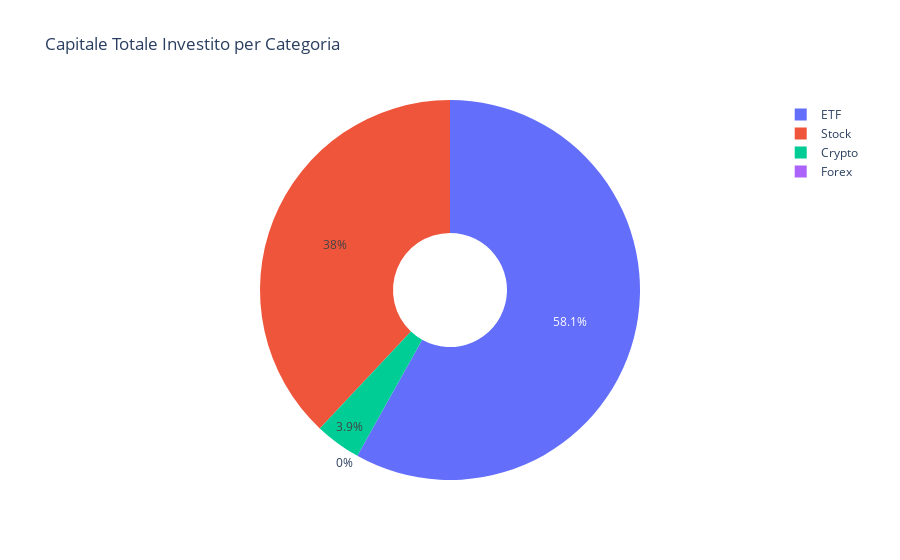
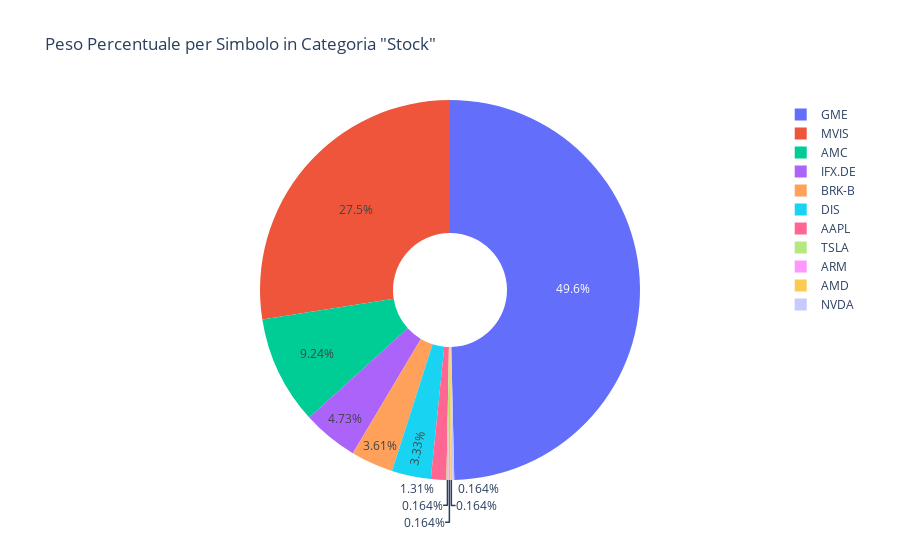
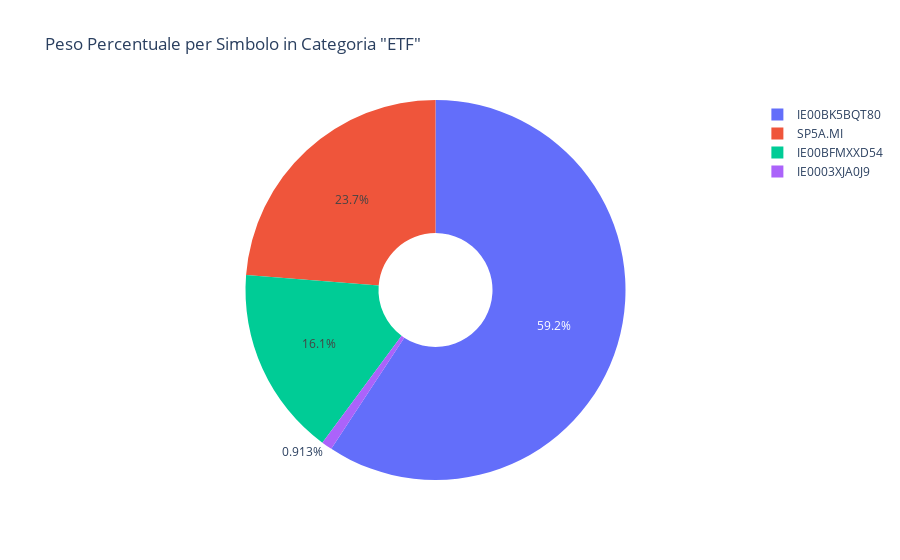
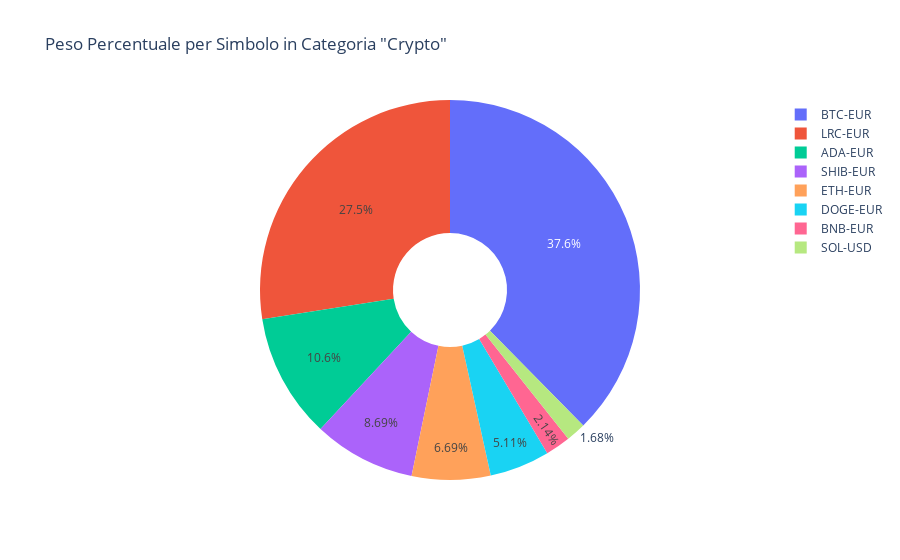

Notebook source saved alongside these figures, in order:
### Markdown cell above
User Input Data
===============

### Code cell
from datetime import datetime as dtm
pd.set_option('display.float_format', '{:.4f}'.format)
### Percentuale di peso sul portafoglio
### Ribilanciare in automatico (in una altra sezione!)
if isinstance(stock_under_test, pd.DataFrame):
    stock_data_dca_values = {}
    end_date_dca = f"{year}-{month}-{day}"
    ### Capitale Investito per ogni ETF/Stock/Crypto
    invested_capital_usd_dict = {}
    invested_capital_eur_dict = {}
    invested_capital_eur_dict_today = {}
    shares_dict = {}
    shares_cost_dict = {}
    shares_value_dict = {}
    gain_shares_absolute_value_dict = {}
    gain_shares_percentage_dict = {}
    capital_by_category = {category: 0.0 for category in stock_under_test["Category"].unique()}
    capital_by_category_today = {category: 0.0 for category in stock_under_test["Category"].unique()}
    weight_by_symbol = {}
    weight_by_symbol_today = {}
    total_gain = 0.0
    #############################
    # USDEUR DailyRate Change
    forex_data = stock_data_object["USDEUR=X"].history(period="1d")
    latest_rate = forex_data["Close"].iloc[-1]
    #############################    
    for symbol in stock_under_test["Symbol"]:
        if symbol != "USDEUR=X":
            category = stock_under_test.loc[stock_under_test["Symbol"] == symbol, "Category"].iloc[0]
            shares = stock_under_test.loc[stock_under_test["Symbol"] == symbol, "Shares"].iloc[0]
            invested_capital_usd = stock_under_test.loc[stock_under_test["Symbol"] == symbol, "Invested (USD)"].iloc[0]
            invested_capital_eur = stock_under_test.loc[stock_under_test["Symbol"] == symbol, "Invested (EUR)"].iloc[0]
            invested_capital_usd_dict[symbol] = invested_capital_usd
            shares_dict[symbol] = shares
            shares_info = stock_data_object[symbol].history(period="1d")
            if invested_capital_usd_dict[symbol] > 0.0:
                shares_value_dict[symbol] = shares_info["Close"].iloc[-1] * latest_rate 
            elif symbol == "IE00BK5BQT80" or symbol == "IE00BFMXXD54":
                shares_value_dict[symbol] = shares_info["Close"].iloc[-1] * latest_rate 
            else:
                shares_value_dict[symbol] = shares_info["Close"].iloc[-1]
            invested_capital_eur_dict[symbol] = (invested_capital_usd_dict[symbol] * latest_rate + invested_capital_eur ) if invested_capital_usd_dict[symbol] > 0.0 else (invested_capital_eur)
            invested_capital_eur_dict_today[symbol] = (shares * shares_value_dict[symbol] ) 
            shares_cost_dict[symbol] = invested_capital_eur_dict[symbol]/shares_dict[symbol] if shares_dict[symbol] > 0.0 else 0.0
            gain_shares_absolute_value_dict[symbol] = (shares_value_dict[symbol]*shares_dict[symbol]) - invested_capital_eur_dict[symbol]
            gain_shares_percentage_dict[symbol] = (gain_shares_absolute_value_dict[symbol]/invested_capital_eur_dict[symbol])*100
            total_gain += gain_shares_absolute_value_dict[symbol]
            if category not in capital_by_category:
                capital_by_category[category] = 0.0
            capital_by_category[category] += invested_capital_eur_dict[symbol]
            weight_by_symbol[symbol] = {"invested": invested_capital_eur_dict[symbol], "category": category}
            ####### STOCK DATA based on Last Purchase Date ######    
            stock_data_dca_values[symbol] = stock_utils.get_stock_with_date_index_data(stock_data_object[symbol], category, stock_under_test.loc[stock_under_test["Symbol"] == symbol,"Last Purchase (YY-MM-DD)"].iloc[0], end_date_dca, ma_period=200)
            #####################################################
    invested_capital_usd = stock_under_test["Total Invested (USD)"].iloc[0]
    invested_capital_eur = stock_under_test["Total Invested (EUR)"].iloc[0]
    invested_capital_eur += (invested_capital_usd*latest_rate) 
    #Bisogna avere invested_capital diviso per ogni stock/ETF per poter procedere con il get_info_investment
    df_invested_capital = pd.DataFrame({
    'Symbol': list(invested_capital_eur_dict.keys()),
    'Invested Capital (EUR)': list(invested_capital_eur_dict.values()),
    'Shares': list(shares_dict.values()),
    'Share Value (EUR)': list(shares_value_dict.values()),
    'Share Cost (EUR)': list(shares_cost_dict.values()),
    'Gain (EUR)': list(gain_shares_absolute_value_dict.values()),
    'Gain %': list(gain_shares_percentage_dict.values()),
    })
    # Stampa il DataFrame
    #show_table(df_invested_capital)
    print(df_invested_capital.to_string(index=False))
    invested_capital_invested = float(invested_capital_eur)
    print(f"\n invested_capital EUR : {invested_capital_invested}")
    print(f"\n Total Return (EUR): {float(total_gain)}")
    print(f"\n Total Return %: {float(total_gain/invested_capital_invested)*100}")
    
    # Calcolo delle percentuali di peso per simbolo
    for symbol, data in weight_by_symbol.items():
        category_total = capital_by_category[data["category"]]
        if category_total > 0.0:
            weight_by_symbol[symbol]["weight"] = data["invested"] / category_total * 100
        else:
            weight_by_symbol[symbol]["weight"] = 0
    
    # Utilizzo della funzione generica per il capitale totale investito per categoria
    categories = list(capital_by_category.keys())
    category_values = list(capital_by_category.values())
    stock_utils.create_pie_chart(capital_by_category, categories, category_values, 'Capitale Totale Investito per Categoria')

    # Utilizzo della funzione generica per il peso percentuale di ogni simbolo all'interno della sua categoria
    for category in capital_by_category.keys():
        if category == "Forex":  # Salta la categoria 'Forex'
            continue
        category_symbols = [symbol for symbol, data in weight_by_symbol.items() if data['category'] == category]
        category_weights = [data['weight'] for symbol, data in weight_by_symbol.items() if data['category'] == category]
        if category_symbols and category_weights:  # Assicurati che ci siano dati da plottare
            stock_utils.create_pie_chart(weight_by_symbol, category_symbols, category_weights, f'Peso Percentuale per Simbolo in Categoria "{category}"')

    ## In base alla categoria, posso identificare quanto voglio investire e calcolare il nuovo DCA, basandomi sul costo giornaliero, cosi da poter trovare la variazione piu grande di costo di carico e ottimizzare gli acquisti
    
    
else:
        invested_capital_invested = float(input("Insert how much you want to invest in EUR"))
        start_date_dca = input("Enter the start date for DCA Strategy (YYYY-MM-DD): ")
        end_date_dca = input("Enter the end date for DCA Strategy (YYYY-MM-DD): ")
        stock_data_dca_values = stock_utils.get_stock_with_date_index_data(
        stock_data_object, start_date_dca, end_date_dca, ma_period=200
        )

### Figure 1 — Plotly figure (JSON) as saved in the notebook; plotly's stock layout.template omitted (floating-point values rounded to 4 significant figures)
{"data": [{"hole": 0.3, "labels": ["Stock", "ETF", "Crypto", "Forex"], "type": "pie", "values": [14530.0, 22220.0, 1492.0, 0]}], "layout": {"title": {"text": "Capitale Totale Investito per Categoria"}}}

### Figure 2 — Plotly figure (JSON) as saved in the notebook; plotly's stock layout.template omitted (floating-point values rounded to 4 significant figures)
{"data": [{"hole": 0.3, "labels": ["AMC", "GME", "MVIS", "DIS", "NVDA", "ARM", "AMD", "TSLA", "BRK-B", "AAPL", "IFX.DE"], "type": "pie", "values": [9.238, 49.64, 27.48, 3.328, 0.164, 0.164, 0.164, 0.164, 3.607, 1.312, 4.732]}], "layout": {"title": {"text": "Peso Percentuale per Simbolo in Categoria \"Stock\""}}}

### Figure 3 — Plotly figure (JSON) as saved in the notebook; plotly's stock layout.template omitted (floating-point values rounded to 4 significant figures)
{"data": [{"hole": 0.3, "labels": ["SP5A.MI", "IE00BK5BQT80", "IE00BFMXXD54", "IE0003XJA0J9"], "type": "pie", "values": [23.74, 59.24, 16.1, 0.9125]}], "layout": {"title": {"text": "Peso Percentuale per Simbolo in Categoria \"ETF\""}}}

### Figure 4 — Plotly figure (JSON) as saved in the notebook; plotly's stock layout.template omitted (floating-point values rounded to 4 significant figures)
{"data": [{"hole": 0.3, "labels": ["BTC-EUR", "ETH-EUR", "DOGE-EUR", "BNB-EUR", "ADA-EUR", "SHIB-EUR", "LRC-EUR", "SOL-USD"], "type": "pie", "values": [37.63, 6.688, 5.112, 2.137, 10.6, 8.69, 27.47, 1.675]}], "layout": {"title": {"text": "Peso Percentuale per Simbolo in Categoria \"Crypto\""}}}
